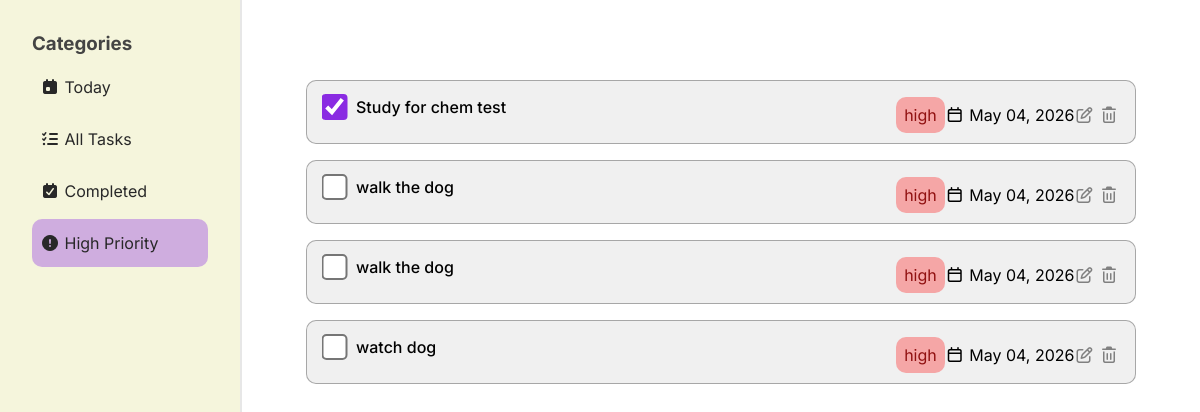
The app's page /high-priority-tasks (signed in) with its own data.
### website/models.py (models this page shows)
class Task(db.Model):
    task_name = db.Column(db.String(1000))
    complete = db.Column(db.Boolean, default=False)
    due = db.Column(db.Date, default=func.now())
    priority = db.Column(db.String(150))
    id = db.Column(db.Integer, primary_key=True)
    user_id = db.Column(db.Integer, db.ForeignKey('user.id'))

### website/views.py (the view)
@views.route("/high-priority-tasks")
@login_required
def high_priority_tasks():
    return render_template("high-priority.html", user=current_user)

### website/__init__.py (called while the page is built)
def create_app():
    app = Flask(__name__)
    app.config['SECRET_KEY'] = 'djfspfaskddshfosjcks'
    app.config['SQLALCHEMY_DATABASE_URI'] = f'sqlite:///{DB_NAME}'
    db.init_app(app)
    from .auth import auth
    from .views import views
    app.register_blueprint(auth, url_prefix="/auth")
    app.register_blueprint(views, url_prefix="/")
    create_database(app)
    from .models import User
    login_manager = LoginManager()
    login_manager.login_view = 'auth.login'
    login_manager.init_app(app)
    @login_manager.user_loader
    def load_user(id):
        return User.query.get(int(id))
    return app

### website/templates/high-priority.html
{% extends "home.html" %} {% block tab1 %} {% endblock %} {% block tab2 %} {%
endblock %} {% block tab3 %} {% endblock %} {% block tab4 %}selected{% endblock
%} {% block dashboard %}
<form class="tasks-container">
  {% if user.tasks %} {% for task in user.tasks %} {% if task.priority == "high"
  %}
  <div
    class="task"
    id="{{ task.id }}-task"
    data-due="{{ task.due.isoformat() }}"
    data-complete="{{ task.complete }}"
  >
    <div>
      <input
        type="checkbox"
        {%
        if
        task.complete
        %}
        checked
        {%
        endif
        %}
        id=""
        onChange="updateTask({{ task.id }})"
      />
      <div class="task-name">
        <p>{{task.task_name}}</p>
      </div>
    </div>
    <div class="task-details">
      <div class="task-priority {{task.priority}}">{{task.priority}}</div>
      <div class="task-date">
        <i class="fa-regular fa-calendar"></i>
        {{task.due.strftime("%b %d, %Y")}}
      </div>
      <div class="edit-delete-buttons">
        <button type="button" onClick="editTask({{ task.id }})">
          <i class="fa-regular fa-pen-to-square"></i>
        </button>
        <button type="button" onClick="deleteTask({{ task.id }})">
          <i class="fa-regular fa-trash-can"></i>
        </button>
      </div>
    </div>
  </div>
  {% endif %} {% endfor %} {% endif %}
</form>
{% endblock %}

### website/static/index.css (style rules this page uses)
html { font-family: "Inter", sans-serif; }
*, *::before, *::after { box-sizing: border-box; padding: 0; margin: 0; }
body { background-color: beige; display: flex; align-items: center; justify-content: center; width: 100vw; min-height: 100vh; overflow-x: hidden; }
input { border-radius: 10px; padding: 8px; margin: 8px 0 16px 0; border: 1px solid grey; font-family: "Inter", sans-serif; }
.task { display: flex; align-items: flex-start; justify-content: space-between; width: 100%; height: 4rem; background-color: rgba(128, 128, 128, 0.118); border: 1px solid rgba(128, 128, 128, 0.652); margin: 1rem 0; border-radius: 10px; padding: 16px; }
.task-name { font-weight: 500; }
.task > div { display: flex; }
.task input { transform: scale(2); accent-color: blueviolet; margin: 0 15px 0 5px; }
.task-priority { padding: 8px; border-radius: 10px; }
.high { background-color: rgba(255, 0, 0, 0.311); color: rgb(144, 16, 16); }
.task-details { display: flex; align-items: center; width: 28%; justify-content: space-evenly; }
.edit-delete-buttons button { all: unset; color: grey; transition: all 0.3s ease; }

### records on screen
Task: complete "☑", task_name "Study for chem test", priority "high", due "May 04, 2026"
Task: task_name "walk the dog", priority "high", due "May 04, 2026"
Task: task_name "walk the dog", priority "high", due "May 04, 2026"
Task: task_name "watch dog", priority "high", due "May 04, 2026"
